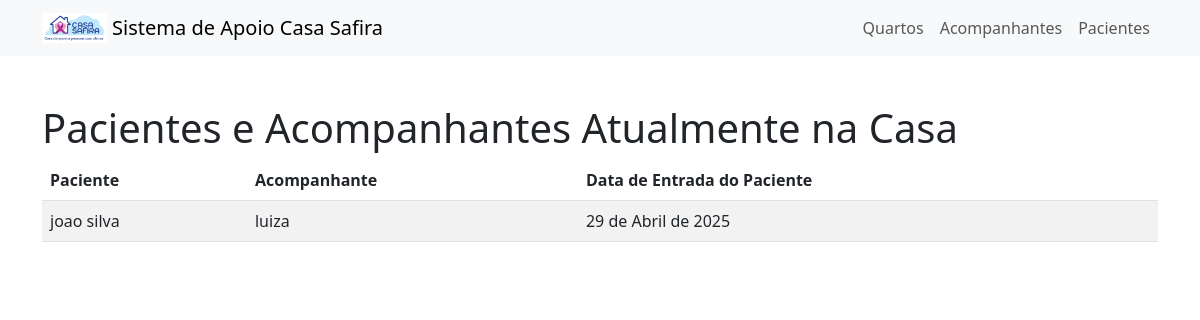
Page /presentes/ on the committed database.
### safira/models.py (models this page shows, shortened)
class Paciente(models.Model):
    nome = models.CharField(max_length=100, verbose_name="Nome do Paciente")
    data_nascimento = models.DateField(verbose_name="Data de Nascimento")
    rg = models.CharField(max_length=20, unique=True, verbose_name="RG")
    cpf = models.CharField(max_length=14, unique=True, verbose_name="CPF")
    endereco = models.CharField(max_length=200, verbose_name="Endereço")
    cidade = models.CharField(max_length=50, verbose_name="Cidade")
    estado = models.CharField(max_length=2, verbose_name="Estado")
    data_entrada = models.DateField(verbose_name="Data de Entrada")
    data_saida = models.DateField(null=True, blank=True, verbose_name="Data de Saída")
    hospital_tratamento = models.CharField(max_length=100, verbose_name="Hospital de Tratamento")
    quarto = models.ForeignKey(Quarto, on_delete=models.SET_NULL, null=True, blank=True, verbose_name="Quarto")
    acompanhante = models.ForeignKey('Acompanhante', on_delete=models.SET_NULL, null=True, blank=True, verbose_name="Acompanhante")

class Acompanhante(models.Model):
    nome = models.CharField(max_length=100, verbose_name="Nome do Acompanhante")
    data_nascimento = models.DateField(verbose_name="Data de Nascimento")
    rg = models.CharField(max_length=20, unique=True, verbose_name="RG")
    cpf = models.CharField(max_length=14, unique=True, verbose_name="CPF")
    endereco = models.CharField(max_length=200, verbose_name="Endereço")
    cidade = models.CharField(max_length=50, verbose_name="Cidade")
    estado = models.CharField(max_length=2, verbose_name="Estado")

### safira/views.py (the view)
# urls.py: path('presentes/', views.listar_presentes, name='listar_presentes'),
def listar_presentes(request):
    pacientes_na_casa = Paciente.objects.filter(data_saida__isnull=True)
    return render(request, 'listar_presentes.html', {'pacientes_na_casa': pacientes_na_casa})

### safira/templates/listar_presentes.html
{% extends 'base.html' %}
{% block content %}
    <h1>Pacientes e Acompanhantes Atualmente na Casa</h1>
    <table class="table table-striped">
        <thead>
            <tr>
                <th>Paciente</th>
                <th>Acompanhante</th>
                <th>Data de Entrada do Paciente</th>
            </tr>
        </thead>
        <tbody>
            {% for paciente in pacientes_na_casa %}
                <tr>
                    <td>{{ paciente.nome }}</td>
                    <td>
                        {% if paciente.acompanhante %}
                            {{ paciente.acompanhante.nome }}
                        {% else %}
                            Sem acompanhante
                        {% endif %}
                    </td>
                    <td>{{ paciente.data_entrada }}</td>
                </tr>
            {% empty %}
                <tr>
                    <td colspan="3">Nenhum paciente ou acompanhante registrado atualmente na casa.</td>
                </tr>
            {% endfor %}
        </tbody>
    </table>
{% endblock %}

### rows in the picture
Paciente: nome "joao silva", acompanhante.nome "luiza", data_entrada "29 de Abril de 2025"
